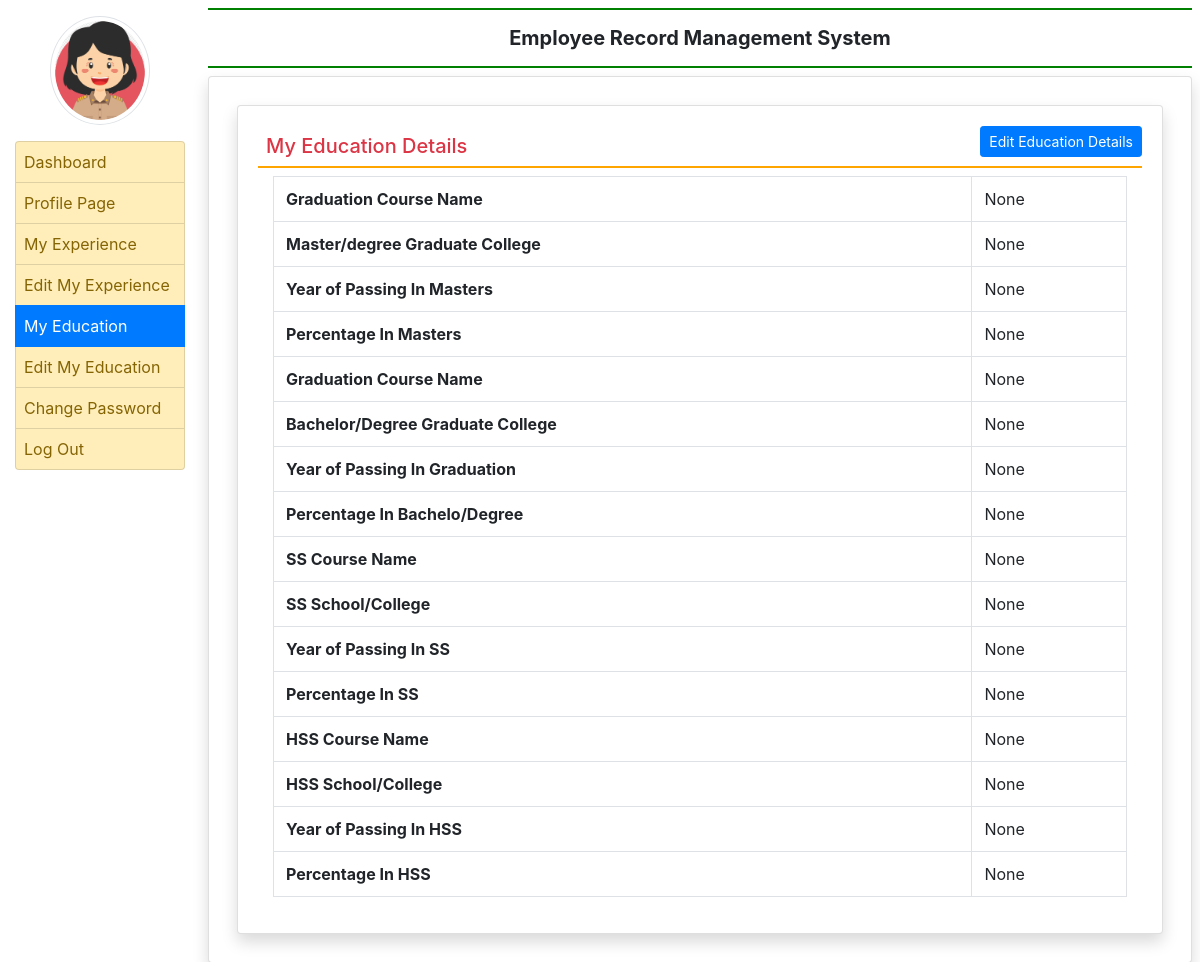
Page /my_education/ (signed in) on the committed database.
### employee/models.py (models this page shows, shortened)
class EmployeeEducation(models.Model):
    user = models.ForeignKey(User,on_delete=models.CASCADE)
    coursepg = models.CharField(max_length=100,null=True)
    schoolclgpg = models.CharField(max_length=200,null=True)
    yearofpassingpg = models.CharField(max_length=20,null=True)
    percentagepg= models.CharField(max_length=30,null=True)
    coursegra = models.CharField(max_length=100,null=True)
    schoolclgra = models.CharField(max_length=200,null=True)
    yearofpassinggra = models.CharField(max_length=20,null=True)
    percentagegra= models.CharField(max_length=30,null=True)
    coursessc = models.CharField(max_length=100,null=True)
    schoolclgssc = models.CharField(max_length=200,null=True)
    yearofpassingssc = models.CharField(max_length=20,null=True)
    percentagessc= models.CharField(max_length=30,null=True)
    coursehsc = models.CharField(max_length=100,null=True)
    schoolclghsc = models.CharField(max_length=200,null=True)
    yearofpassinghsc = models.CharField(max_length=20,null=True)
    percentagehsc= models.CharField(max_length=30,null=True)

### employee/views.py (the view)
# urls.py: path('my_education/',my_education, name='my_education'),
def my_education(request):
    if not request.user.is_authenticated:
        return redirect('emp_login')
    user = request.user
    education = EmployeeEducation.objects.get(user=user)
    return render(request,'my_education.html',locals())

### employee/templates/my_education.html (shortened to what this page needs)
{% extends 'emp_base.html' %}
{% block main %}
<div class="card shadow m-2">
    <div class="card-body">
        <a href="{% url 'edit_myeducation' %}" class="btn btn-primary float-right btn-sm">Edit Education Details</a>
        <h5 class = "p-2 text-danger" style="border-bottom : 2px solid orange"> My Education Details </h5>
 <div class="container-fluid">
       <table class="table table-bordered">
           <tr>
               <th>Graduation Course Name</th>
                 <td>{{education.coursepg}}</td>
           </tr>
            <tr>
               <th>Master/degree Graduate College</th>
                 <td>{{education.schoolclgpg}}</td>
           </tr>
            <tr>
               <th>Year of Passing In Masters</th>
                 <td>{{education.yearofpassingpg}}</td>
           </tr>
          <tr>
               <th>Percentage In Masters</th>
                 <td>{{education.percentagepg}}</td>
           </tr>
          <tr>
               <th>Graduation Course Name</th>
                 <td>{{education.coursegra}}</td>
           </tr>
            <tr>
               <th>Bachelor/Degree Graduate College</th>
                 <td>{{education.schoolclgra}}</td>
           </tr>
            <tr>
               <th>Year of Passing In Graduation</th>
                 <td>{{education.yearofpassinggra}}</td>
           </tr>
          <tr>
               <th>Percentage In Bachelo/Degree</th>
                 <td>{{education.percentagegra}}</td>
           </tr>
          <tr>
            <tr>
               <th>SS Course Name</th>
                 <td>{{education.coursessc}}</td>
           </tr>
            <tr>
               <th>SS School/College</th>
                 <td>{{education.schoolclgssc}}</td>
           </tr>
            <tr>
               <th>Year of Passing In SS</th>
                 <td>{{education.yearofpassingssc}}</td>
           </tr>
            <tr>
               <th>Percentage In SS</th>
                 <td>{{education.percentagessc}}</td>
           </tr>
          <tr>
            <tr>
               <th>HSS Course Name</th>
                 <td>{{education.coursehsc}}</td>
           </tr>
            <tr>
               <th>HSS School/College</th>
                 <td>{{education.schoolclghsc}}</td>
           </tr>
            <tr>
               <th>Year of Passing In HSS</th>
                 <td>{{education.yearofpassinghsc}}</td>
           </tr>
            <tr>
               <th>Percentage In HSS</th>
                 <td>{{education.percentagehsc}}</td>
           </tr>
       </table>
        </div>
    </div>
</div>
{% endblock %}

### rows in the picture
EmployeeEducation: coursepg "None", schoolclgpg "None", yearofpassingpg "None", percentagepg "None", coursegra "None", schoolclgra "None", yearofpassinggra "None", percentagegra "None", coursessc "None", schoolclgssc "None", yearofpassingssc "None", percentagessc "None", coursehsc "None", schoolclghsc "None", yearofpassinghsc "None", percentagehsc "None"
